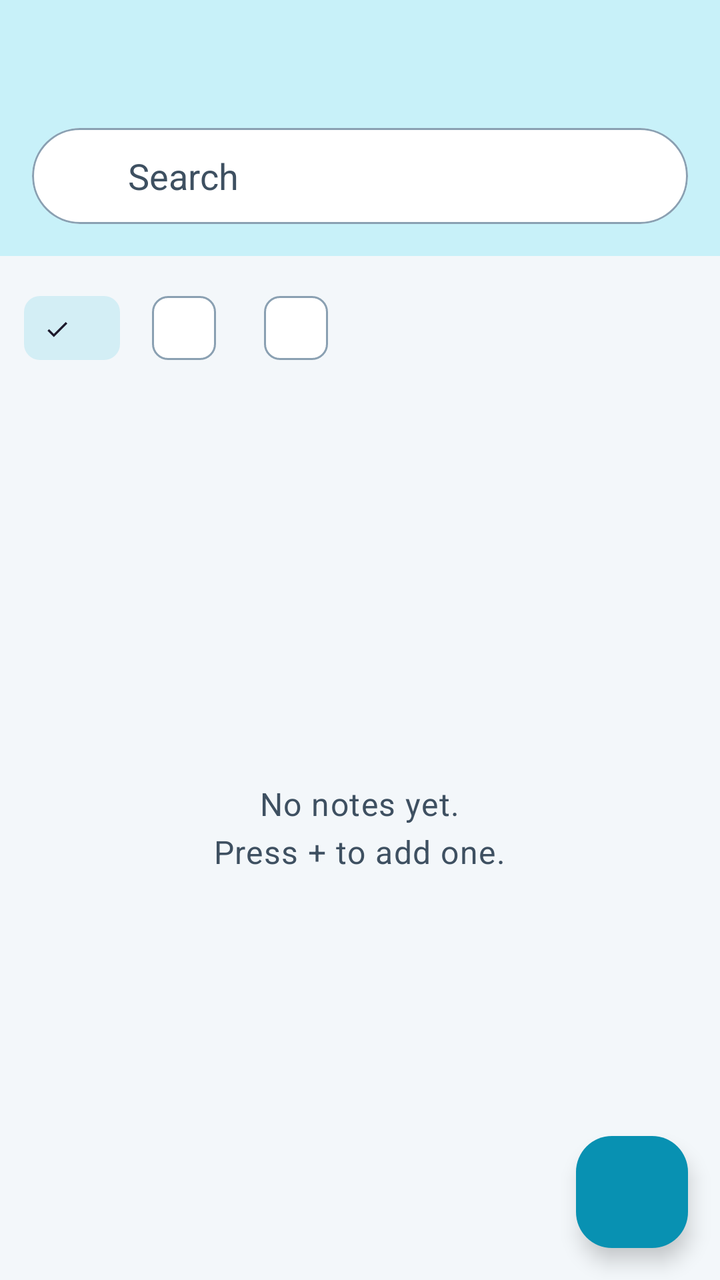
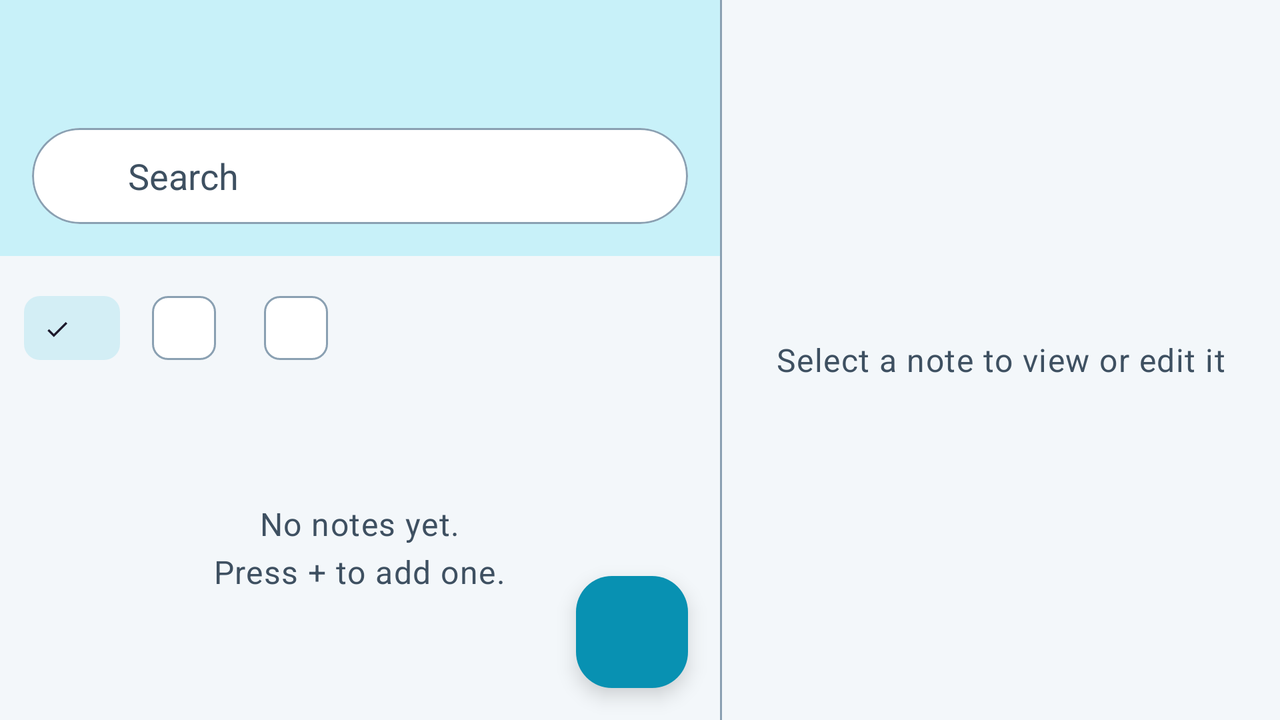

Compare how this app lays out the same screen by default and in its alternative resource folder. The renders come first, then the two layout files and the values they reference.
<!-- AndroidManifest.xml: activity theme AppBaseTheme.NoActionBar -->
<!-- res/layout/activity_main.xml -->
<?xml version="1.0" encoding="utf-8"?>
<FrameLayout xmlns:android="http://schemas.android.com/apk/res/android"
    android:layout_width="match_parent"
    android:layout_height="match_parent">

    <include
        layout="@layout/pane_notes"
        android:layout_width="match_parent"
        android:layout_height="match_parent" />

</FrameLayout>
<!-- res/layout/pane_notes.xml (included above) -->
<?xml version="1.0" encoding="utf-8"?>
<androidx.coordinatorlayout.widget.CoordinatorLayout xmlns:android="http://schemas.android.com/apk/res/android"
    xmlns:app="http://schemas.android.com/apk/res-auto"
    android:layout_width="match_parent"
    android:layout_height="match_parent">

    <LinearLayout
        android:layout_width="match_parent"
        android:layout_height="match_parent"
        android:orientation="vertical">

        <LinearLayout
            android:id="@+id/header"
            android:layout_width="match_parent"
            android:layout_height="wrap_content"
            android:background="?attr/colorPrimaryContainer"
            android:orientation="vertical"
            android:paddingBottom="16dp">

            <com.google.android.material.appbar.MaterialToolbar
                android:id="@+id/toolbar"
                android:layout_width="match_parent"
                android:layout_height="?attr/actionBarSize"
                android:background="@android:color/transparent"
                android:theme="@style/HeaderToolbarTheme"
                app:subtitleTextColor="?attr/colorOnPrimaryContainer"
                app:titleTextColor="?attr/colorOnPrimaryContainer" />

            <com.google.android.material.card.MaterialCardView
                android:layout_width="match_parent"
                android:layout_height="48dp"
                android:layout_marginStart="16dp"
                android:layout_marginEnd="16dp"
                app:cardBackgroundColor="?attr/colorSurface"
                app:cardCornerRadius="24dp"
                app:cardElevation="0dp"
                app:strokeColor="?attr/colorOutline"
                app:strokeWidth="1dp">

                <LinearLayout
                    android:layout_width="match_parent"
                    android:layout_height="match_parent"
                    android:gravity="center_vertical"
                    android:orientation="horizontal"
                    android:paddingStart="16dp"
                    android:paddingEnd="8dp">

                    <ImageView
                        android:layout_width="20dp"
                        android:layout_height="20dp"
                        android:contentDescription="@null"
                        android:src="@drawable/icon_search"
                        app:tint="?attr/colorOnSurfaceVariant" />

                    <com.google.android.material.textfield.TextInputEditText
                        android:id="@+id/search_field"
                        android:layout_width="0dp"
                        android:layout_height="match_parent"
                        android:layout_weight="1"
                        android:background="@null"
                        android:hint="@string/action_search"
                        android:imeOptions="actionSearch"
                        android:inputType="text"
                        android:maxLines="1"
                        android:paddingStart="12dp"
                        android:textColor="?attr/colorOnSurface"
                        android:textColorHint="?attr/colorOnSurfaceVariant" />
                </LinearLayout>
            </com.google.android.material.card.MaterialCardView>
        </LinearLayout>

        <com.google.android.material.chip.ChipGroup
            android:id="@+id/kind_group"
            android:layout_width="match_parent"
            android:layout_height="wrap_content"
            android:paddingStart="12dp"
            android:paddingTop="12dp"
            android:paddingEnd="12dp"
            app:selectionRequired="true"
            app:singleLine="true"
            app:singleSelection="true">

            <com.google.android.material.chip.Chip
                android:id="@+id/kind_all"
                style="@style/Widget.Material3.Chip.Filter"
                android:layout_width="wrap_content"
                android:layout_height="wrap_content"
                android:checked="true" />

            <com.google.android.material.chip.Chip
                android:id="@+id/kind_notes"
                style="@style/Widget.Material3.Chip.Filter"
                android:layout_width="wrap_content"
                android:layout_height="wrap_content" />

            <com.google.android.material.chip.Chip
                android:id="@+id/kind_files"
                style="@style/Widget.Material3.Chip.Filter"
                android:layout_width="wrap_content"
                android:layout_height="wrap_content" />
        </com.google.android.material.chip.ChipGroup>

        <HorizontalScrollView
            android:id="@+id/tag_scroll"
            android:layout_width="match_parent"
            android:layout_height="wrap_content"
            android:paddingStart="12dp"
            android:paddingEnd="12dp"
            android:paddingTop="4dp"
            android:paddingBottom="4dp"
            android:scrollbars="none"
            android:visibility="gone">

            <com.google.android.material.chip.ChipGroup
                android:id="@+id/tag_group"
                android:layout_width="wrap_content"
                android:layout_height="wrap_content"
                app:selectionRequired="true"
                app:singleLine="true"
                app:singleSelection="true" />
        </HorizontalScrollView>

        <FrameLayout
            android:layout_width="match_parent"
            android:layout_height="0dp"
            android:layout_weight="1">

            <androidx.recyclerview.widget.RecyclerView
                android:id="@+id/notes_list"
                android:layout_width="match_parent"
                android:layout_height="match_parent"
                android:clipToPadding="false"
                android:paddingTop="4dp"
                android:paddingBottom="96dp" />

            <TextView
                android:id="@+id/empty"
                android:layout_width="wrap_content"
                android:layout_height="wrap_content"
                android:layout_gravity="center"
                android:gravity="center"
                android:padding="24dp"
                android:text="@string/no_notes"
                android:textAppearance="?attr/textAppearanceBodyLarge"
                android:textColor="?attr/colorOnSurfaceVariant" />
        </FrameLayout>
        <TextView
            android:id="@+id/screenshot_bar"
            android:layout_width="match_parent"
            android:layout_height="wrap_content"
            android:background="?attr/colorError"
            android:gravity="center"
            android:paddingTop="4dp"
            android:paddingBottom="4dp"
            android:text="@string/pref_screenshot"
            android:textAppearance="?attr/textAppearanceLabelLarge"
            android:textColor="?attr/colorOnError"
            android:visibility="gone" />
    </LinearLayout>

    <View
        android:id="@+id/fab_scrim"
        android:layout_width="match_parent"
        android:layout_height="match_parent"
        android:background="@color/menu_scrim"
        android:importantForAccessibility="no"
        android:visibility="gone" />

    <com.google.android.material.card.MaterialCardView
        android:id="@+id/fab_menu"
        android:layout_width="wrap_content"
        android:layout_height="wrap_content"
        android:layout_gravity="bottom|end"
        android:layout_marginEnd="16dp"
        android:layout_marginBottom="88dp"
        android:visibility="gone"
        app:cardBackgroundColor="?attr/colorSurface"
        app:cardCornerRadius="20dp"
        app:cardElevation="6dp">

        <LinearLayout
            android:layout_width="220dp"
            android:layout_height="wrap_content"
            android:orientation="vertical"
            android:paddingTop="8dp"
            android:paddingBottom="8dp">

            <LinearLayout
                android:id="@+id/fab_action_new"
                style="@style/FabMenuRow"
                android:layout_width="match_parent"
                android:layout_height="56dp">

                <TextView
                    style="@style/NoteMenuIcon"
                    android:layout_height="wrap_content"
                    android:importantForAccessibility="no"
                    android:text="&#x1F4DA;" />

                <TextView
                    style="@style/FabMenuLabel"
                    android:layout_width="wrap_content"
                    android:layout_height="wrap_content"
                    android:text="@string/action_newNote" />
            </LinearLayout>

            <LinearLayout
                android:id="@+id/fab_action_import"
                style="@style/FabMenuRow"
                android:layout_width="match_parent"
                android:layout_height="56dp">

                <TextView
                    style="@style/NoteMenuIcon"
                    android:layout_height="wrap_content"
                    android:importantForAccessibility="no"
                    android:text="&#x23EB;" />

                <TextView
                    style="@style/FabMenuLabel"
                    android:layout_width="wrap_content"
                    android:layout_height="wrap_content"
                    android:text="@string/action_importFile" />
            </LinearLayout>

            <LinearLayout
                android:id="@+id/fab_action_export"
                style="@style/FabMenuRow"
                android:layout_width="match_parent"
                android:layout_height="56dp">

                <TextView
                    style="@style/NoteMenuIcon"
                    android:layout_height="wrap_content"
                    android:importantForAccessibility="no"
                    android:text="&#x23EC;" />

                <TextView
                    style="@style/FabMenuLabel"
                    android:layout_width="wrap_content"
                    android:layout_height="wrap_content"
                    android:text="@string/action_export" />
            </LinearLayout>

            <LinearLayout
                android:id="@+id/fab_action_backup"
                style="@style/FabMenuRow"
                android:layout_width="match_parent"
                android:layout_height="56dp">

                <TextView
                    style="@style/NoteMenuIcon"
                    android:layout_height="wrap_content"
                    android:importantForAccessibility="no"
                    android:text="&#x1F4BE;" />

                <TextView
                    style="@style/FabMenuLabel"
                    android:layout_width="wrap_content"
                    android:layout_height="wrap_content"
                    android:text="@string/action_backupVault" />
            </LinearLayout>
        </LinearLayout>
    </com.google.android.material.card.MaterialCardView>

    <com.google.android.material.floatingactionbutton.FloatingActionButton
        android:id="@+id/fab"
        android:layout_width="wrap_content"
        android:layout_height="wrap_content"
        android:layout_gravity="bottom|end"
        android:layout_margin="16dp"
        android:contentDescription="@string/action_newNote"
        app:backgroundTint="?attr/colorPrimary"
        app:shapeAppearance="@style/CryptCageFabShape"
        app:srcCompat="@drawable/ic_add_white_24dp"
        app:tint="?attr/colorOnPrimary" />

</androidx.coordinatorlayout.widget.CoordinatorLayout>
<!-- resources referenced by this layout -->
<resources>
  <color name="menu_scrim">#52000000</color>
  <!-- drawable icon_search (drawable) -->
  <?xml version="1.0" encoding="utf-8"?>
  <bitmap xmlns:android="http://schemas.android.com/apk/res/android"
      android:src="@drawable/ic_search_white_24dp"
      android:tint="?attr/colorControlNormal"
      android:tintMode="src_in" />
  <string name="action_backupVault">Back up database</string>
  <string name="action_export">Export all</string>
  <string name="action_importFile">Import file</string>
  <string name="action_newNote">Add new note</string>
  <string name="action_search">Search</string>
  <string name="no_notes">No notes yet.\nPress + to add one.</string>
  <string name="pref_screenshot">Screenshot mode</string>
  <style name="CryptCageFabShape">
          <item name="cornerFamily">rounded</item>
          <item name="cornerSize">18dp</item>
      </style>
  <style name="FabMenuLabel">
          <item name="android:layout_marginStart">16dp</item>
          <item name="android:textAppearance">?attr/textAppearanceBodyLarge</item>
          <item name="android:textColor">?attr/colorOnSurface</item>
      </style>
  <style name="FabMenuRow">
          <item name="android:background">?android:attr/selectableItemBackground</item>
          <item name="android:gravity">center_vertical</item>
          <item name="android:orientation">horizontal</item>
          <item name="android:paddingStart">16dp</item>
          <item name="android:paddingEnd">24dp</item>
      </style>
  <style name="HeaderToolbarTheme" parent="ThemeOverlay.Material3.ActionBar">
          <item name="colorControlNormal">?attr/colorOnPrimaryContainer</item>
          <item name="android:textColorPrimary">?attr/colorOnPrimaryContainer</item>
          <item name="android:textColorSecondary">?attr/colorOnPrimaryContainer</item>
      </style>
  <style name="NoteMenuIcon">
          <item name="android:layout_width">28dp</item>
          <item name="android:layout_height">wrap_content</item>
          <item name="android:gravity">center</item>
          <item name="android:textSize">18sp</item>
      </style>
  <!-- from res/values-v14/ -->
  <style name="AppBaseTheme.NoActionBar" parent="AppBaseTheme">
          <item name="windowActionBar">false</item>
          <item name="windowNoTitle">true</item>
      </style>
  <!-- from res/values-v21/ -->
  <style name="AppBaseTheme" parent="Theme.Material3.DayNight">
          <item name="colorPrimary">@color/tech_primary</item>
          <item name="colorOnPrimary">@color/tech_on_primary</item>
          <item name="colorPrimaryContainer">@color/tech_primary_container</item>
          <item name="colorOnPrimaryContainer">@color/tech_on_primary_container</item>
          <item name="colorSecondaryContainer">@color/tech_secondary_container</item>
          <item name="colorSurface">@color/tech_surface</item>
          <item name="colorOnSurface">@color/tech_on_surface</item>
          <item name="colorSurfaceVariant">@color/tech_surface_variant</item>
          <item name="colorOnSurfaceVariant">@color/tech_on_surface_variant</item>
          <item name="colorOutline">@color/tech_outline</item>
          <item name="android:colorBackground">@color/tech_background</item>
          <item name="android:selectableItemBackground">@drawable/selector</item>
      </style>
  <color name="tech_primary">#0891B2</color>
  <color name="tech_on_primary">#FFFFFF</color>
  <color name="tech_primary_container">#C8F1F9</color>
  <color name="tech_on_primary_container">#003641</color>
  <color name="tech_secondary_container">#D3EEF5</color>
  <color name="tech_surface">#FFFFFF</color>
  <color name="tech_on_surface">#0F1B2A</color>
  <color name="tech_surface_variant">#E3ECF2</color>
  <color name="tech_on_surface_variant">#3E5061</color>
  <color name="tech_outline">#8AA0B2</color>
  <color name="tech_background">#F3F7FA</color>
</resources>
<!-- res/layout-w600dp/activity_main.xml (the repository's variant of the layout above) -->
<!-- drawn on the phone turned sideways -->
<?xml version="1.0" encoding="utf-8"?>
<LinearLayout xmlns:android="http://schemas.android.com/apk/res/android"
    android:layout_width="match_parent"
    android:layout_height="match_parent"
    android:orientation="horizontal">

    <include
        layout="@layout/pane_notes"
        android:layout_width="360dp"
        android:layout_height="match_parent" />

    <View
        android:layout_width="1dp"
        android:layout_height="match_parent"
        android:background="?attr/colorOutline" />

    <FrameLayout
        android:id="@+id/detail_pane"
        android:layout_width="0dp"
        android:layout_height="match_parent"
        android:layout_weight="1">

        <TextView
            android:id="@+id/detail_empty"
            android:layout_width="wrap_content"
            android:layout_height="wrap_content"
            android:layout_gravity="center"
            android:gravity="center"
            android:padding="24dp"
            android:text="@string/select_note_hint"
            android:textAppearance="?attr/textAppearanceBodyLarge"
            android:textColor="?attr/colorOnSurfaceVariant" />
    </FrameLayout>

</LinearLayout>
<!-- resources referenced by the variant -->
<!-- as the phone turned sideways resolves them -->
<resources>
  <color name="menu_scrim">#52000000</color>
  <!-- drawable icon_search (drawable) -->
  <?xml version="1.0" encoding="utf-8"?>
  <bitmap xmlns:android="http://schemas.android.com/apk/res/android"
      android:src="@drawable/ic_search_white_24dp"
      android:tint="?attr/colorControlNormal"
      android:tintMode="src_in" />
  <string name="action_backupVault">Back up database</string>
  <string name="action_export">Export all</string>
  <string name="action_importFile">Import file</string>
  <string name="action_newNote">Add new note</string>
  <string name="action_search">Search</string>
  <string name="no_notes">No notes yet.\nPress + to add one.</string>
  <string name="pref_screenshot">Screenshot mode</string>
  <string name="select_note_hint">Select a note to view or edit it</string>
  <style name="CryptCageFabShape">
          <item name="cornerFamily">rounded</item>
          <item name="cornerSize">18dp</item>
      </style>
  <style name="FabMenuLabel">
          <item name="android:layout_marginStart">16dp</item>
          <item name="android:textAppearance">?attr/textAppearanceBodyLarge</item>
          <item name="android:textColor">?attr/colorOnSurface</item>
      </style>
  <style name="FabMenuRow">
          <item name="android:background">?android:attr/selectableItemBackground</item>
          <item name="android:gravity">center_vertical</item>
          <item name="android:orientation">horizontal</item>
          <item name="android:paddingStart">16dp</item>
          <item name="android:paddingEnd">24dp</item>
      </style>
  <style name="HeaderToolbarTheme" parent="ThemeOverlay.Material3.ActionBar">
          <item name="colorControlNormal">?attr/colorOnPrimaryContainer</item>
          <item name="android:textColorPrimary">?attr/colorOnPrimaryContainer</item>
          <item name="android:textColorSecondary">?attr/colorOnPrimaryContainer</item>
      </style>
  <style name="NoteMenuIcon">
          <item name="android:layout_width">28dp</item>
          <item name="android:layout_height">wrap_content</item>
          <item name="android:gravity">center</item>
          <item name="android:textSize">18sp</item>
      </style>
  <!-- from res/values-v14/ -->
  <style name="AppBaseTheme.NoActionBar" parent="AppBaseTheme">
          <item name="windowActionBar">false</item>
          <item name="windowNoTitle">true</item>
      </style>
  <!-- from res/values-v21/ -->
  <style name="AppBaseTheme" parent="Theme.Material3.DayNight">
          <item name="colorPrimary">@color/tech_primary</item>
          <item name="colorOnPrimary">@color/tech_on_primary</item>
          <item name="colorPrimaryContainer">@color/tech_primary_container</item>
          <item name="colorOnPrimaryContainer">@color/tech_on_primary_container</item>
          <item name="colorSecondaryContainer">@color/tech_secondary_container</item>
          <item name="colorSurface">@color/tech_surface</item>
          <item name="colorOnSurface">@color/tech_on_surface</item>
          <item name="colorSurfaceVariant">@color/tech_surface_variant</item>
          <item name="colorOnSurfaceVariant">@color/tech_on_surface_variant</item>
          <item name="colorOutline">@color/tech_outline</item>
          <item name="android:colorBackground">@color/tech_background</item>
          <item name="android:selectableItemBackground">@drawable/selector</item>
      </style>
  <color name="tech_primary">#0891B2</color>
  <color name="tech_on_primary">#FFFFFF</color>
  <color name="tech_primary_container">#C8F1F9</color>
  <color name="tech_on_primary_container">#003641</color>
  <color name="tech_secondary_container">#D3EEF5</color>
  <color name="tech_surface">#FFFFFF</color>
  <color name="tech_on_surface">#0F1B2A</color>
  <color name="tech_surface_variant">#E3ECF2</color>
  <color name="tech_on_surface_variant">#3E5061</color>
  <color name="tech_outline">#8AA0B2</color>
  <color name="tech_background">#F3F7FA</color>
</resources>
